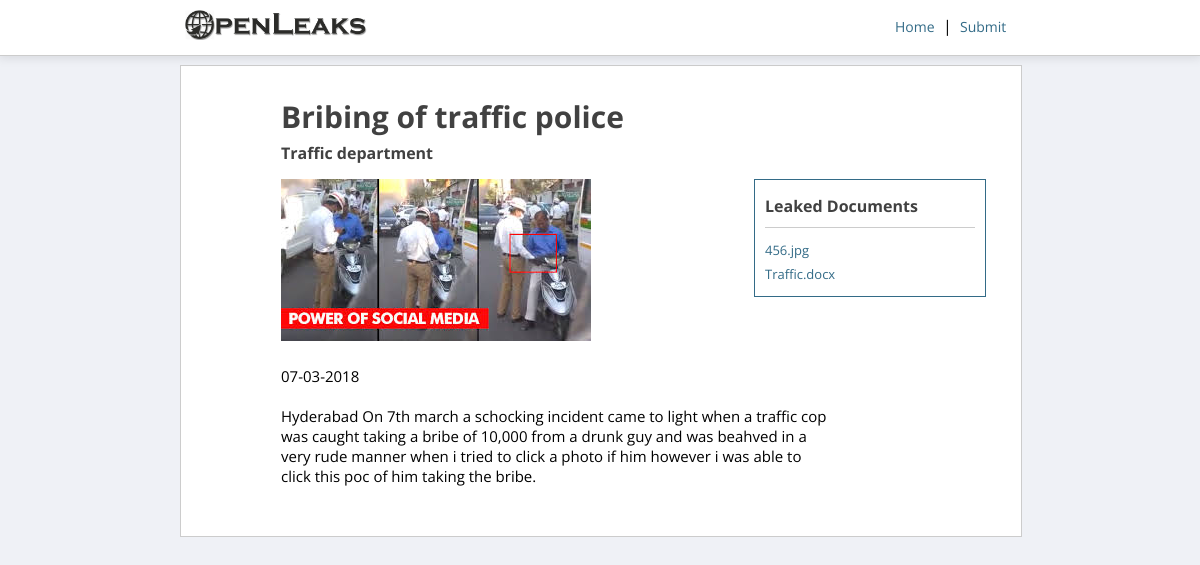
The page /post?id=12689 on the database its author committed.
### tables this page shows
CREATE TABLE IF NOT EXISTS `submission` (
`sno` int(200) NOT NULL,
  `id` varchar(100) NOT NULL,
  `f1` varchar(1000) DEFAULT NULL,
  `f2` varchar(1000) DEFAULT NULL,
  `f3` varchar(1000) DEFAULT NULL,
  `f4` varchar(1000) DEFAULT NULL,
  `title` varchar(1000) DEFAULT NULL,
  `org` varchar(1000) DEFAULT NULL,
  `thedate` varchar(100) DEFAULT NULL,
  `location` varchar(100) DEFAULT NULL,
  `description` varchar(10000) DEFAULT NULL,
  `verified` varchar(10) DEFAULT NULL,
  `views` varchar(100) DEFAULT NULL
);

### post.php (the view, shortened to what this page needs)
<!DOCTYPE html>
<html>
  <head>
	<link rel="stylesheet" type="text/css" href="css/post.css">
  </head>
  <body>
  	<nav>
  	  <div class="logo">
  		<img src="img/logo.png" onclick="location.href = 'index'">
  	  </div>
  	  <div class="links"><a href="index">Home</a>&nbsp;&nbsp;|&nbsp;&nbsp;<a href="submit">Submit</a></div>
  	</nav>
  	<div class="wrapper">
      <div class="right">
<?php
      $id = $_GET['id'];
      $query = "SELECT * FROM submission WHERE id = '$id'";
      $result = mysql_query($query) or die(mysql_error());
      if($result == FALSE){
        header('location:index');
      }
      else{
        if(mysql_num_rows($result) > 0){
          while($row = mysql_fetch_assoc($result)){
            ?>
            <h1>
              <?php  echo $row['title']; ?>
            </h1>
        <h3><?php echo $row['org']; ?></h3>
       <img src="
          <?php
          if($row['f1'] != "" || $row['f2'] != "" || $row['f3'] != "" || $row['f4'] != ""){
        if(exif_imagetype($row['f1']) == IMAGETYPE_JPEG || exif_imagetype($row['f1']) == IMAGETYPE_PNG){
              echo $row['f1'];
          }
          }
          else{
            echo "img/globe.png";
          }
       ?>
       ">
        <div class="leaked-docs">
          <h3>Leaked Documents</h3>
            <?php if($row['f1'] != ''){ ?>
              <a href="<?php echo $row['f1']; ?>" download><?php echo basename($row['f1']); ?></a>
            <?php } ?>
            <?php if($row['f2'] != ''){ ?>
              <a href="<?php echo $row['f2']; ?>" download><?php echo basename($row['f2']); ?></a>
            <?php } ?>
        </div>
        <p class="date"><?php echo $row['thedate']; ?></p>
        <p><?php echo $row['description']; ?></p>
     <?
       }
        }
      }
?>
      </div>
  	</div>
    <br><br><br><br><br>
  </body>
</html>

### css/post.css (style rules this page uses)
* { padding: 0; margin: 0; outline: 0; font-size: 16px; font-family: 'Open Sans', sans-serif; text-align: center; }
body { background-color: #eff1f6; }
nav { z-index: 1000; top: 0; position: fixed; width: 100%; background-color: #fff; padding: 10px 0; border-bottom: 1px solid #ccc; box-shadow: 0 0 10px 2px rgba(0, 0, 0, .1); }
nav div.logo { padding-left: 10px; display: inline-block; text-align: left; width: 70%; }
nav div.logo img { height: 30px; }
nav div.links { margin-top: 5px; display: inline-block; margin-left: -130px; position: absolute; }
nav div.links a { font-size: 14px; text-decoration: none; color: #336b87; }
.wrapper { display: inline-block; height: 500px; width: 70%; padding-top: 65px; text-align: center; }
.right { display: inline-block; text-align: left !important; border: 1px solid #ccc; background-color: #fff; width: 100%; height: auto; padding-bottom: 50px; }
.right h1 { color: #414141 !important; padding-left: 100px; padding-right: 100px; padding-top: 30px; text-align: left; font-size: 30px; color: black; }
.right h3 { padding-top: 5px; text-align: left; padding-left: 100px; color: #414141; }
.right p { position: relative; color: : #414141 !important; padding-left: 100px; padding-right: 50px; padding-right: 100px; padding-top: 20px; text-align: left; font-size: 15px; width: 550px; }
.right img { margin-top: 15px; margin-left: 100px; max-width: 550px; }
.leaked-docs { float: right; margin-right: 35px; text-align: left; font-size: 13px; width: 210px; padding: 10px; border: 1px solid #336b87; display: inline-block; vertical-align: top; margin-top: 15px; margin-left: 15px; }
.leaked-docs h3 { padding-bottom: 10px; padding-left: 0; text-align: left; border-bottom: 1px solid #ccc; margin-bottom: 10px; }
.leaked-docs a { color: #336b87; text-decoration: none; font-size: 13px; padding: 3px 0; display: block; text-align: left; }

### rows shown on the page
submission: title "Bribing of traffic police", org "Traffic department", f1 (picture), f1 "456.jpg", f2 "Traffic.docx", thedate "07-03-2018", description "Hyderabad On 7th march a schocking incident came to light when a traffic cop was caught taking a bribe of 10,000 from a drunk guy and was beahved in a very rude manner when i tried to click a photo if him however i was able to click this poc of him taking the bribe."
